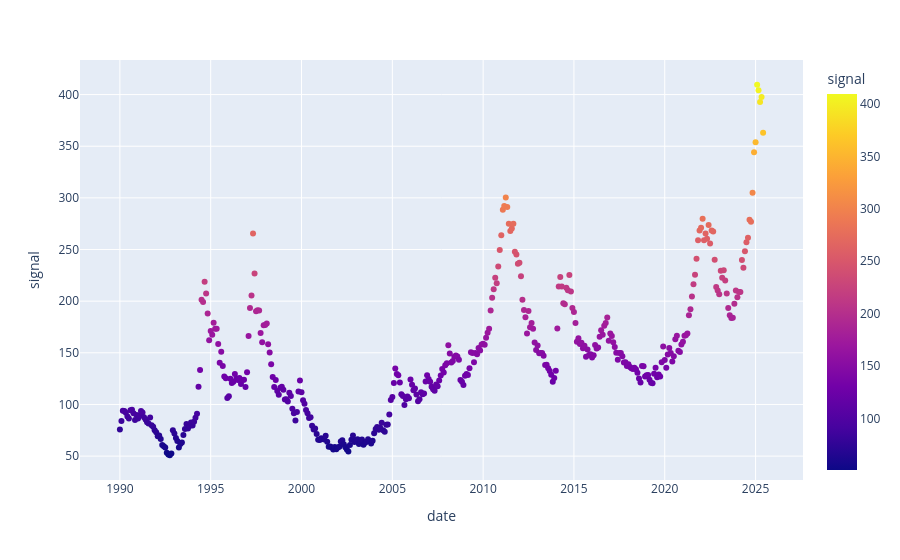

This figure's notebook cell:
### Code cell
sv.getVisualization().show()

### Figure 1 — Plotly figure (JSON) as saved in the notebook; plotly's stock layout.template omitted (floating-point values rounded to 4 significant figures; data arrays with more than 128 entries replaced by an {"elided": "..."} marker saying what was removed)
{"data": [{"hovertemplate": "date=%{x}<br>signal=%{marker.color}<extra></extra>", "legendgroup": "", "marker": {"color": {"elided": "426 float values"}, "coloraxis": "coloraxis", "symbol": "circle"}, "mode": "markers", "name": "", "orientation": "v", "showlegend": false, "type": "scatter", "x": {"elided": "426 str values"}, "xaxis": "x", "y": {"elided": "426 float values"}, "yaxis": "y"}], "layout": {"coloraxis": {"colorbar": {"title": {"text": "signal"}}, "colorscale": [[0, "#0d0887"], [0.1111, "#46039f"], [0.2222, "#7201a8"], [0.3333, "#9c179e"], [0.4444, "#bd3786"], [0.5556, "#d8576b"], [0.6667, "#ed7953"], [0.7778, "#fb9f3a"], [0.8889, "#fdca26"], [1, "#f0f921"]]}, "legend": {"tracegroupgap": 0}, "margin": {"t": 60}, "xaxis": {"anchor": "y", "domain": [0, 1], "title": {"text": "date"}}, "yaxis": {"anchor": "x", "domain": [0, 1], "title": {"text": "signal"}}}}
